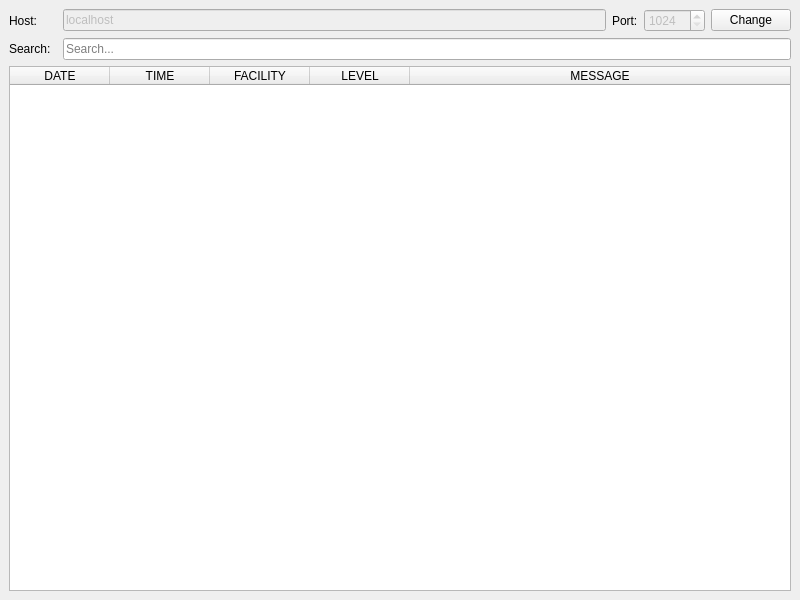
<?xml version="1.0" encoding="UTF-8"?>
<ui version="4.0">
 <class>MainWindow</class>
 <widget class="QMainWindow" name="MainWindow">
  <property name="geometry">
   <rect>
    <x>0</x>
    <y>0</y>
    <width>800</width>
    <height>600</height>
   </rect>
  </property>
  <property name="windowTitle">
   <string>PySysLogQt</string>
  </property>
  <widget class="QWidget" name="centralwidget">
   <layout class="QGridLayout" name="gridLayout">
    <property name="leftMargin">
     <number>9</number>
    </property>
    <property name="topMargin">
     <number>9</number>
    </property>
    <property name="rightMargin">
     <number>9</number>
    </property>
    <property name="bottomMargin">
     <number>9</number>
    </property>
    <item row="0" column="3">
     <widget class="QLabel" name="label_2">
      <property name="text">
       <string>Port:</string>
      </property>
     </widget>
    </item>
    <item row="0" column="0">
     <widget class="QLabel" name="label">
      <property name="text">
       <string>Host:</string>
      </property>
     </widget>
    </item>
    <item row="0" column="5">
     <widget class="QPushButton" name="pb_change">
      <property name="text">
       <string>Change</string>
      </property>
     </widget>
    </item>
    <item row="2" column="0" colspan="6">
     <widget class="QTableWidget" name="messages">
      <property name="horizontalScrollBarPolicy">
       <enum>Qt::ScrollBarAlwaysOff</enum>
      </property>
      <property name="sizeAdjustPolicy">
       <enum>QAbstractScrollArea::AdjustToContents</enum>
      </property>
      <property name="editTriggers">
       <set>QAbstractItemView::NoEditTriggers</set>
      </property>
      <property name="showDropIndicator" stdset="0">
       <bool>false</bool>
      </property>
      <property name="dragDropOverwriteMode">
       <bool>false</bool>
      </property>
      <property name="selectionBehavior">
       <enum>QAbstractItemView::SelectRows</enum>
      </property>
      <property name="sortingEnabled">
       <bool>true</bool>
      </property>
      <attribute name="horizontalHeaderShowSortIndicator" stdset="0">
       <bool>true</bool>
      </attribute>
      <attribute name="horizontalHeaderStretchLastSection">
       <bool>true</bool>
      </attribute>
      <attribute name="verticalHeaderVisible">
       <bool>false</bool>
      </attribute>
      <column>
       <property name="text">
        <string>DATE</string>
       </property>
      </column>
      <column>
       <property name="text">
        <string>TIME</string>
       </property>
      </column>
      <column>
       <property name="text">
        <string>FACILITY</string>
       </property>
      </column>
      <column>
       <property name="text">
        <string>LEVEL</string>
       </property>
      </column>
      <column>
       <property name="text">
        <string>MESSAGE</string>
       </property>
      </column>
     </widget>
    </item>
    <item row="0" column="4">
     <widget class="QSpinBox" name="port">
      <property name="enabled">
       <bool>false</bool>
      </property>
      <property name="minimum">
       <number>1024</number>
      </property>
      <property name="maximum">
       <number>65535</number>
      </property>
     </widget>
    </item>
    <item row="0" column="2">
     <widget class="QLineEdit" name="host">
      <property name="enabled">
       <bool>false</bool>
      </property>
      <property name="text">
       <string>localhost</string>
      </property>
      <property name="placeholderText">
       <string>enter host name</string>
      </property>
     </widget>
    </item>
    <item row="1" column="0">
     <widget class="QLabel" name="label_3">
      <property name="text">
       <string>Search:</string>
      </property>
     </widget>
    </item>
    <item row="1" column="2" colspan="4">
     <widget class="QLineEdit" name="search">
      <property name="placeholderText">
       <string>Search...</string>
      </property>
     </widget>
    </item>
   </layout>
  </widget>
 </widget>
 <resources/>
 <connections/>
</ui>
